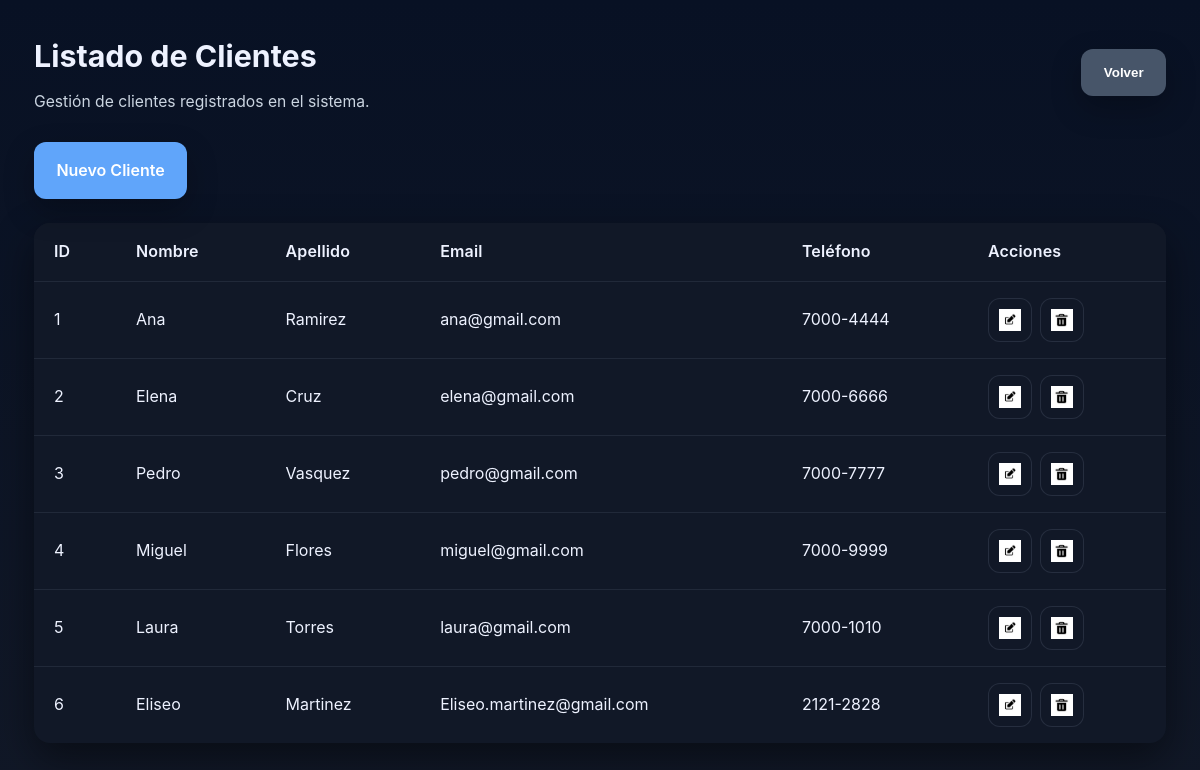
Screenshot of /clientes/listar.php (signed in) with the database file from the repository.
### tables this page shows
CREATE TABLE `clientes` (
  `id_cliente` int(11) NOT NULL,
  `nombre` varchar(100) NOT NULL,
  `apellido` varchar(100) NOT NULL,
  `email` varchar(150) NOT NULL,
  `telefono` varchar(20) DEFAULT NULL,
  `direccion` varchar(255) DEFAULT NULL
);

### clientes/listar.php (the view, shortened to what this page needs)
<?php require_once '../auth.php'; requireAuth(); include '../conexion.php'; ?>
<?php
$clientes = $conexion->query("SELECT * FROM clientes");
?>
<!DOCTYPE html>
<html lang="es">
<head>
    <link rel="stylesheet" href="../css/estilos.css">
</head>
<body>
<main class="section">
    <div class="page-header">
        <div>
            <h1>Listado de Clientes</h1>
            <p class="subtitle">Gestión de clientes registrados en el sistema.</p>
        </div>
        <button type="button" class="btn back-button" onclick="history.back()">Volver</button>
    </div>
    <a href="agregar.php" class="btn">Nuevo Cliente</a>
    <table>
    <tr>
        <th>ID</th>
        <th>Nombre</th>
        <th>Apellido</th>
        <th>Email</th>
        <th>Teléfono</th>
        <th>Acciones</th>
    </tr>
    <?php foreach($clientes as $cliente): ?>
    <tr>
        <td><?= $cliente['id_cliente']; ?></td>
        <td><?= $cliente['nombre']; ?></td>
        <td><?= $cliente['apellido']; ?></td>
        <td><?= $cliente['email']; ?></td>
        <td><?= $cliente['telefono']; ?></td>
        <td class="action-cell">
            <a href="editar_clientes.php?id=<?= $cliente['id_cliente']; ?>" class="action-link" title="Editar cliente">
                <img src="../img/edit.png" alt="Editar" class="action-icon">
            </a>
            <a href="eliminar.php?id=<?= $cliente['id_cliente']; ?>" class="action-link" title="Eliminar cliente" onclick="return confirm('¿Confirmar eliminación del cliente?');">
                <img src="../img/delete.png" alt="Eliminar" class="action-icon">
            </a>
        </td>
    </tr>
    <?php endforeach; ?>
</table>
</main>
</body>
</html>

### css/estilos.css (style rules this page uses)
:root { color-scheme: dark; --bg: #0b1120; --surface: #111827; --surface-strong: #1f2937; --surface-stronger: #273449; --text: #eef2ff; --muted: #cbd5e1; --brand: #60a5fa; --brand-dark: #2563eb; --shadow: 0 16px 40px rgba(0, 0, 0, 0.45); }
* { box-sizing: border-box; }
html, body { margin: 0; min-height: 100%; font-family: "Inter", system-ui, -apple-system, BlinkMacSystemFont, "Segoe UI", sans-serif; background: linear-gradient(180deg, #081124 0%, #111827 100%); color: var(--text); }
body { line-height: 1.6; }
img { max-width: 100%; display: block; }
a { color: var(--brand); text-decoration: none; }
.page-header { display: flex; align-items: center; justify-content: space-between; gap: 1rem; margin-bottom: 1.75rem; }
.page-header h1 { margin: 0; font-size: 1.9rem; }
.subtitle { margin: 0.5rem 0 0; color: var(--muted); font-size: 0.98rem; }
button, .btn { display: inline-flex; align-items: center; justify-content: center; gap: 0.5rem; border: none; border-radius: 0.75rem; padding: 1rem 1.4rem; font-weight: 600; cursor: pointer; transition: transform 0.2s ease, background-color 0.2s ease, box-shadow 0.2s ease; background: var(--brand); color: #ffffff; box-shadow: 0 12px 30px rgba(0, 0, 0, 0.25); }
.action-link { display: inline-flex; align-items: center; justify-content: center; width: 2.75rem; height: 2.75rem; border-radius: 0.75rem; background: #111827; border: 1px solid rgba(148, 163, 184, 0.16); transition: background-color 0.2s ease, transform 0.2s ease; text-decoration: none; }
.action-icon { width: 1.35rem; height: 1.35rem; }
.action-cell { display: flex; gap: 0.5rem; align-items: center; }
.back-button { background: #475569; }
main, .section { max-width: 1180px; margin: 0 auto; padding: 2rem 1.5rem 3rem; }
table { width: 100%; border-collapse: separate; border-spacing: 0; margin-top: 1.5rem; background: var(--surface); border-radius: 1rem; overflow: hidden; box-shadow: var(--shadow); }
table th, table td { padding: 1rem 1.25rem; border-bottom: 1px solid rgba(148, 163, 184, 0.12); }
table th { background: #111827; text-align: left; color: var(--text); font-weight: 600; letter-spacing: 0.01em; }
table tr:last-child td { border-bottom: none; }

### rows the page displays
clientes: id_cliente "1", nombre "Ana", apellido "Ramirez", email "ana@gmail.com", telefono "7000-4444"
clientes: id_cliente "2", nombre "Elena", apellido "Cruz", email "elena@gmail.com", telefono "7000-6666"
clientes: id_cliente "3", nombre "Pedro", apellido "Vasquez", email "pedro@gmail.com", telefono "7000-7777"
clientes: id_cliente "4", nombre "Miguel", apellido "Flores", email "miguel@gmail.com", telefono "7000-9999"
clientes: id_cliente "5", nombre "Laura", apellido "Torres", email "laura@gmail.com", telefono "7000-1010"
clientes: id_cliente "6", nombre "Eliseo", apellido "Martinez", email "Eliseo.martinez@gmail.com", telefono "2121-2828"
